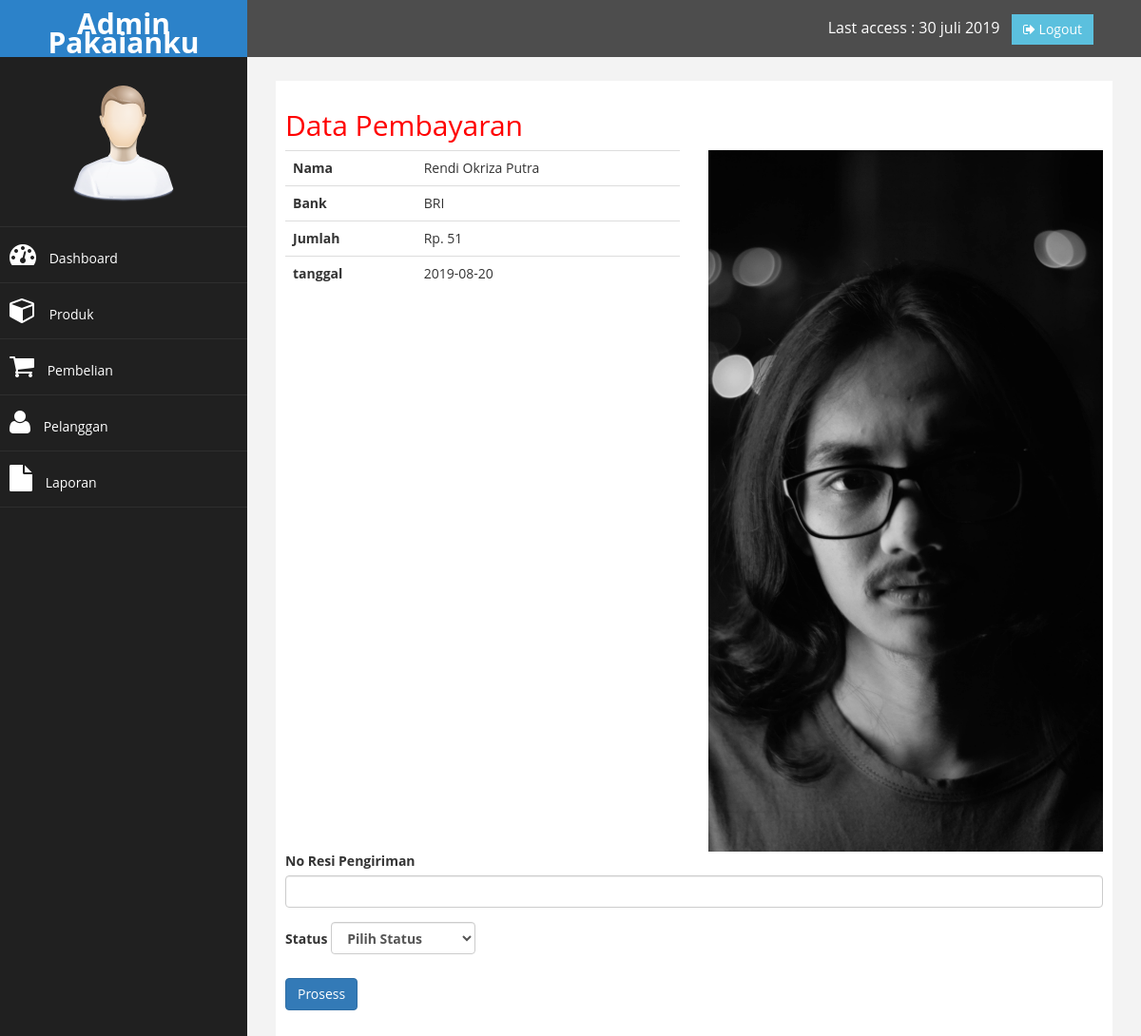
The page /admin/index.php?halaman=pembayaran&id=51 (signed in) on the database its author committed.
### tables this page shows
CREATE TABLE `pembayaran` (
  `id_pembayaran` int(11) NOT NULL,
  `id_pembelian` int(11) NOT NULL,
  `nama` varchar(255) NOT NULL,
  `bank` varchar(255) NOT NULL,
  `jumlah` int(11) NOT NULL,
  `tanggal` date NOT NULL,
  `bukti` varchar(255) NOT NULL
);

### admin/pembayaran.php (the view, shortened to what this page needs)
<h2>Data Pembayaran</h2>
<?php
$id_pembelian = $_GET['id'];
$ambil = $koneksi->query("SELECT * FROM pembayaran WHERE id_pembelian='$id_pembelian' ");
$detail = $ambil->fetch_assoc();
?>
<div class="row">
    <div class="col-md-6">
        <table class="table">
            <tr>
                <th>Nama</th>
                <td><?php echo $detail['nama'] ?></td>
            </tr>
            <tr>
                <th>Bank</th>
                <td><?php echo $detail['bank'] ?></td>
            </tr>
            <tr>
                <th>Jumlah</th>
                <td>Rp. <?php echo number_format($detail['jumlah']) ?></td>
            </tr>
            <tr>
                <th>tanggal</th>
                <td><?php echo $detail['tanggal'] ?></td>
            </tr>
        </table>
    </div>
    <div class="col-md-6">
        <img src="../bukti_pembayaran/<?php echo $detail['bukti']?>" alt="" class="img-responsive">
    </div>
</div>
<form action="" method="post">
    <div class="form-group">
        <label for="">No Resi Pengiriman</label>
        <input type="text" class="form-control" name="resi">
    </div>
    <div class="form-group">
        <label for="">Status <label>
        <select name="status" class="form-control">
            <option value="">Pilih Status</option>
        </select>
    </div>
    <button class="btn btn-primary" name="proses"> Prosess</button>
</form>

### admin/assets/css/custom.css (style rules this page uses)
body { font-family: 'Open Sans', sans-serif; }
h2 { color: #f00; }

### rows shown on the page
pembayaran: nama "Rendi Okriza Putra", bank "BRI", jumlah "51", tanggal "2019-08-20", bukti (picture)
